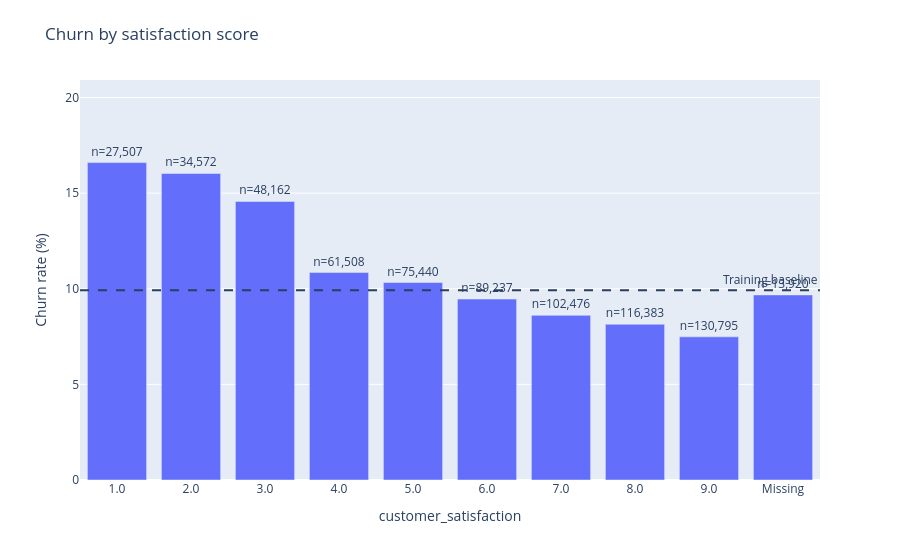

Write notebook code for a chart like this one.
### Code cell
behavioral_churn_results = {}

for column, title in [
    ("customer_satisfaction", "Churn by satisfaction score"),
    ("num_complaints", "Churn by complaints — last year"),
    ("late_payments", "Churn by late payments — last 3 months"),
    ("num_service_calls", "Churn by service calls — last month"),
]:
    behavioral_churn_results[column] = compare_churn(column, title)

### Figure 1 — Plotly figure (JSON) as saved in the notebook; plotly's stock layout.template omitted (floating-point values rounded to 4 significant figures)
{"data": [{"cliponaxis": false, "customdata": [[27510.0, 4565.0, 3.93, 1.673], [34570.0, 5541.0, 4.939, 1.615], [48160.0, 7015.0, 6.88, 1.468], [61510.0, 6671.0, 8.787, 1.093], [75440.0, 7790.0, 10.78, 1.041], [89240.0, 8443.0, 12.75, 0.9535], [102500.0, 8821.0, 14.64, 0.8675], [116400.0, 9477.0, 16.63, 0.8206], [130800.0, 9789.0, 18.68, 0.7543], [13920.0, 1347.0, 1.989, 0.9752]], "hovertemplate": "Group: %{x}<br>Churn rate: %{y:.2f}%<br>Customers: %{customdata[0]:,}<br>Churned: %{customdata[1]:,}<br>Training share: %{customdata[2]:.2f}%<br>Lift: %{customdata[3]:.2f}x<extra></extra>", "legendgroup": "", "marker": {"color": "#636efa", "pattern": {"shape": ""}}, "name": "", "orientation": "v", "showlegend": false, "text": [27510.0, 34570.0, 48160.0, 61510.0, 75440.0, 89240.0, 102500.0, 116400.0, 130800.0, 13920.0], "textposition": "outside", "texttemplate": "n=%{text:,}", "type": "bar", "x": ["1.0", "2.0", "3.0", "4.0", "5.0", "6.0", "7.0", "8.0", "9.0", "Missing"], "xaxis": "x", "y": [16.6, 16.03, 14.57, 10.85, 10.33, 9.461, 8.608, 8.143, 7.484, 9.677], "yaxis": "y"}], "layout": {"annotations": [{"showarrow": false, "text": "Training baseline", "x": 1, "xanchor": "right", "xref": "x domain", "y": 9.923, "yanchor": "bottom", "yref": "y"}], "barmode": "relative", "legend": {"tracegroupgap": 0}, "margin": {"t": 80}, "shapes": [{"line": {"dash": "dash"}, "type": "line", "x0": 0, "x1": 1, "xref": "x domain", "y0": 9.923, "y1": 9.923, "yref": "y"}], "showlegend": false, "title": {"text": "Churn by satisfaction score"}, "xaxis": {"anchor": "y", "domain": [0, 1], "title": {"text": "customer_satisfaction"}, "type": "category"}, "yaxis": {"anchor": "x", "domain": [0, 1], "range": [0, 20.91], "rangemode": "tozero", "title": {"text": "Churn rate (%)"}}}}
